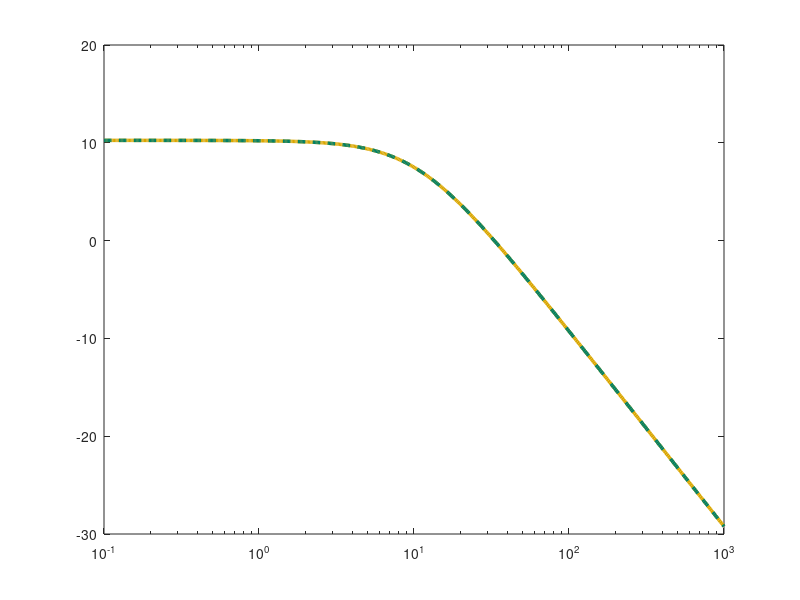

Write MATLAB code to recreate this figure. (Note: this script raises an error after producing the figure.)
K = 3.254; T = 0.094;
sys = tf(K, [T 1]);
w = logspace(-1, 3, 500);

A_theory = K ./ sqrt(1 + (w*T).^2);
A_dB = 20*log10(A_theory);

[mag, phase] = bode(sys, w);
mag = squeeze(mag);
mag_dB = 20*log10(mag);

figure('Position', [100 100 900 400], 'Color','white');
semilogx(w, A_dB,  'Color', [0.85, 0.65, 0], 'LineStyle', '-', 'LineWidth', 2.5);
hold on;
semilogx(w, mag_dB, 'Color', [0, 0.5, 0.4], 'LineStyle', '--', 'LineWidth', 2.5);

ax = gca; ax.LineWidth = 1.5; ax.FontSize = 13;
ax.XColor = [0.3 0.3 0.3]; ax.YColor = [0.3 0.3 0.3];
ax.GridColor = [0.9 0.9 0.9]; ax.GridAlpha = 0.4;
ax.MinorGridColor = [0.95 0.95 0.95]; ax.MinorGridAlpha = 0.2;
grid on; grid minor; box on; 
ylim([-30, 11]);

xlabel('\omega'); ylabel('L(\omega)');
legend('L_{theor}', 'L_{sys}', 'Location','northeast','FontSize',15);
set(findall(gcf, '-property', 'FontName'), 'FontName', 'DejaVu Math TeX Gyre');
exportgraphics(gcf, '../../../images/task1/freq/lach1.png', 'Resolution', 500);
